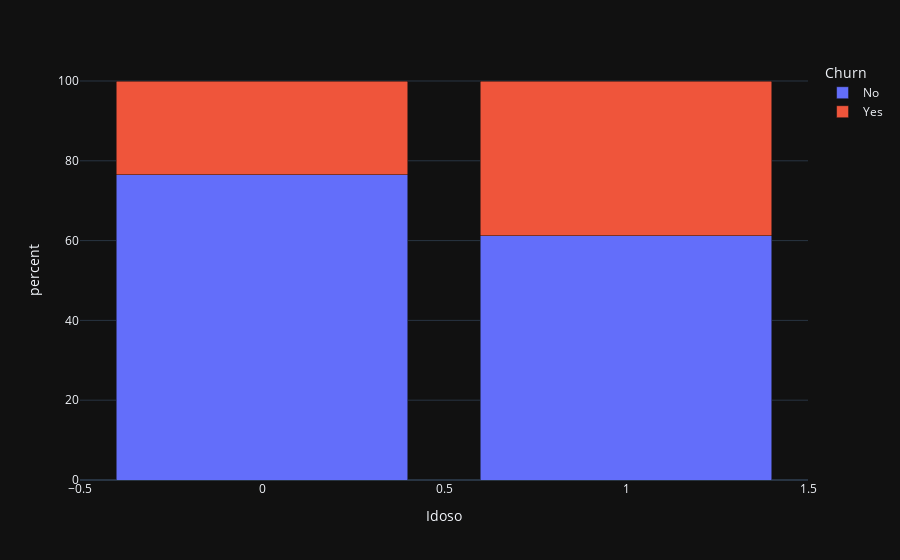

The code cell stored with this chart in its notebook:
### Markdown cell above
Curiosamente é menos, o que mudou muito é que os idosos tem bem menos serviço de internet 24.5% contra 3.7%.

### Code cell
df_grouped = df.groupby(['Idoso', 'Churn']).size().reset_index(name='count')
total_por_idoso = df_grouped.groupby('Idoso')['count'].transform('sum')
df_grouped['percent'] = (df_grouped['count'] / total_por_idoso) * 100

fig = px.bar(df_grouped, x='Idoso', y='percent', color='Churn', barmode='stack')
fig.show()

### Figure 1 — Plotly figure (JSON) as saved in the notebook; plotly's stock layout.template omitted (floating-point values rounded to 4 significant figures)
{"data": [{"hovertemplate": "Churn=No<br>Idoso=%{x}<br>percent=%{y}<extra></extra>", "legendgroup": "No", "marker": {"color": "#636efa", "pattern": {"shape": ""}}, "name": "No", "orientation": "v", "showlegend": true, "textposition": "auto", "x": [0, 1], "xaxis": "x", "y": [76.46, 61.19], "yaxis": "y", "type": "bar"}, {"hovertemplate": "Churn=Yes<br>Idoso=%{x}<br>percent=%{y}<extra></extra>", "legendgroup": "Yes", "marker": {"color": "#EF553B", "pattern": {"shape": ""}}, "name": "Yes", "orientation": "v", "showlegend": true, "textposition": "auto", "x": [0, 1], "xaxis": "x", "y": [23.54, 38.81], "yaxis": "y", "type": "bar"}], "layout": {"xaxis": {"anchor": "y", "domain": [0.0, 1.0], "title": {"text": "Idoso"}}, "yaxis": {"anchor": "x", "domain": [0.0, 1.0], "title": {"text": "percent"}}, "legend": {"title": {"text": "Churn"}, "tracegroupgap": 0}, "margin": {"t": 60}, "barmode": "stack"}}
